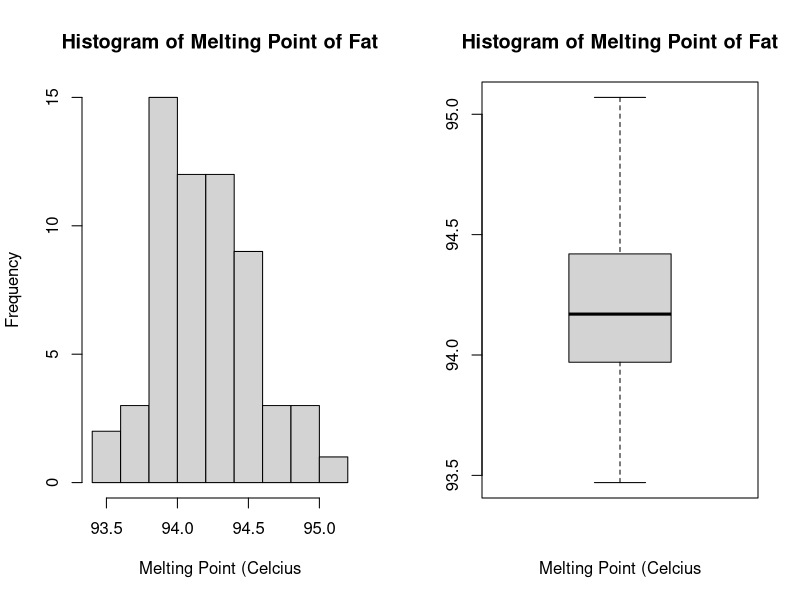

Recreate this plot in R.
## ---- chunk 1
knitr::opts_chunk$set(echo = TRUE)
## ---- chunk 2
melt <- read.table("SGTADATASETS/melt.dat", header = TRUE)
str(melt)
head(melt)
head(melt$meltpoint)
## ---- chunk 3
#Part a
mp = melt$meltpoint

par(mfrow = c(1,2)) #Shows both plots at once
hist(mp, main = "Histogram of Melting Point of Fat", xlab = "Melting Point (Celcius")
boxplot(mp, main = "Histogram of Melting Point of Fat", xlab = "Melting Point (Celcius")

stem(mp)
## ---- chunk 4
summary(mp)
mean(mp)
sd(mp)
length(mp)
dim(melt)
## ---- chunk 5
t.test(mp, mu = 94.4)
## ---- chunk 6
t.test(mp, my=94.4, conf.level = 0.99)
## ---- chunk 7
t.test(melt$meltpoint, mu = 94.4, alternative = "less")
